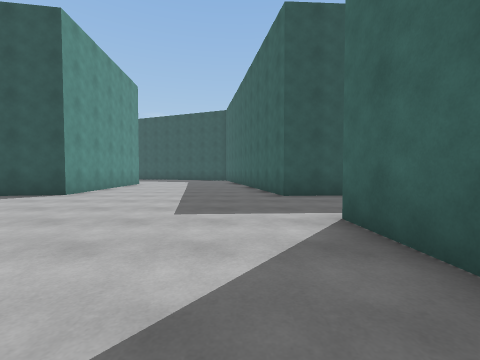
View 1 (above)

16 first-person views from a walk through a scene from a Unity 3-D project. The camera is 1.2 m above the floor, tilts 2° down and sees 90° across. The floor is counted in squares, 2 m on a side. Each view is taken from the middle of a square. On the plan, view 1 faces up. The plan holds only what a view shows up to about 9 squares ahead; the rest is blank. The place goes on beyond the plan. The player is left out. Surface patterns are stand-ins for the level's own textures.

View 2
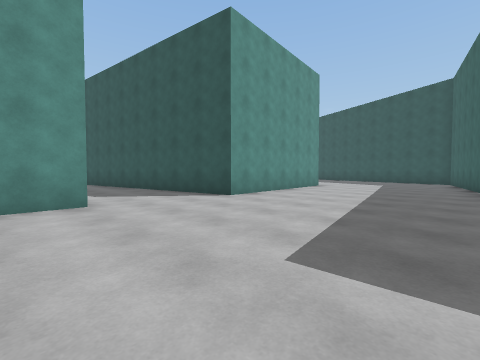

View 3
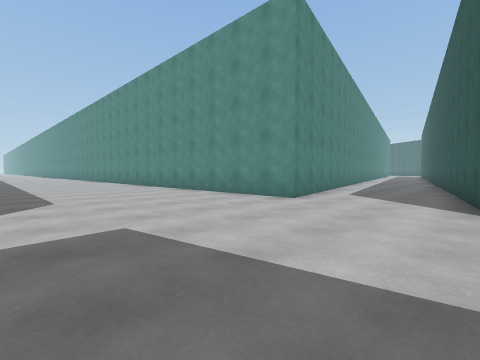

View 4
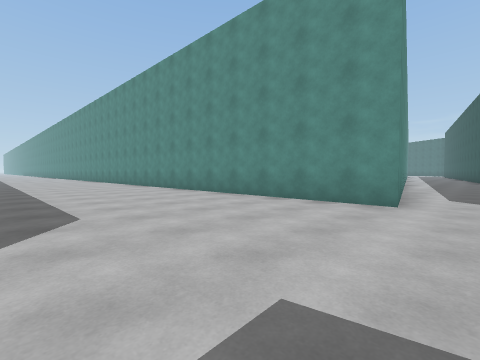

View 5
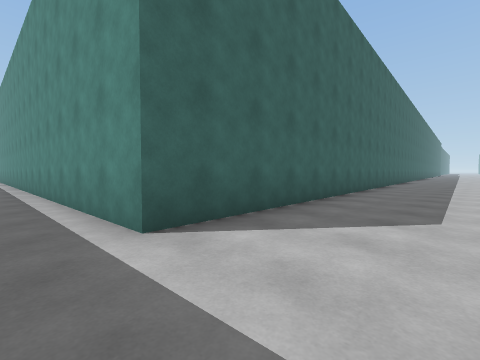

View 6
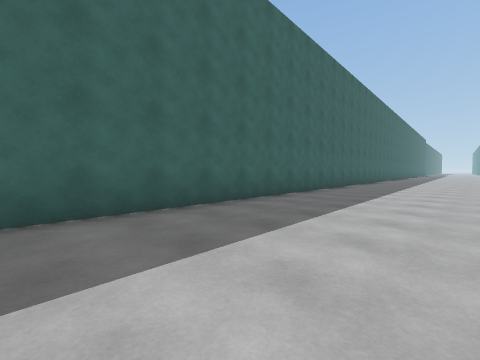

View 7
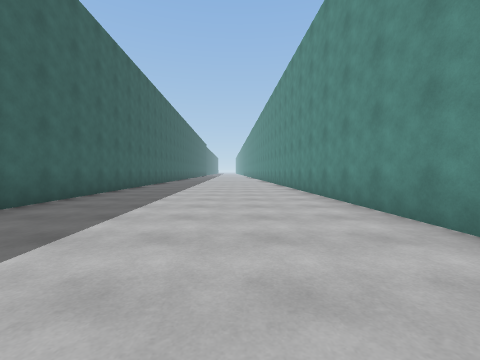

View 8
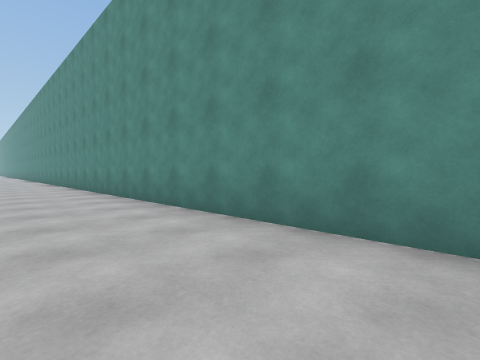

View 9
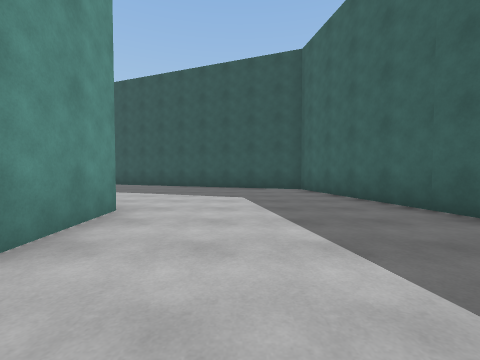

View 10
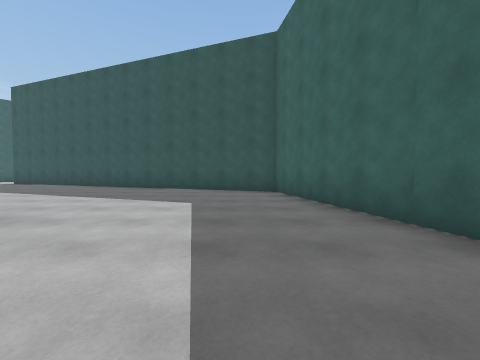

View 11
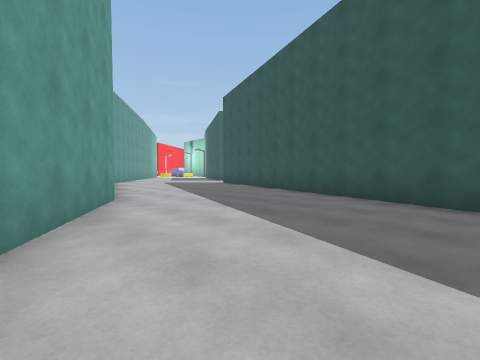

View 12
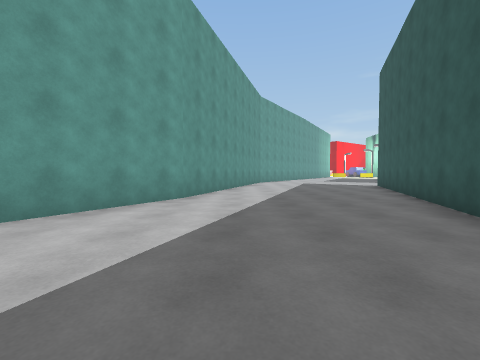

View 13
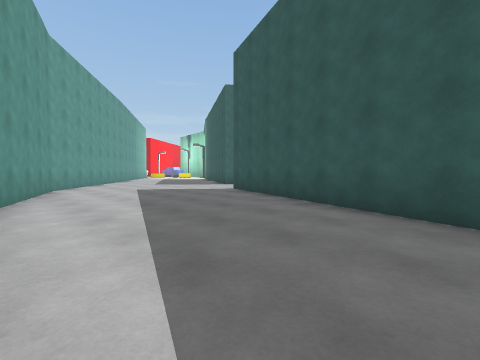

View 14
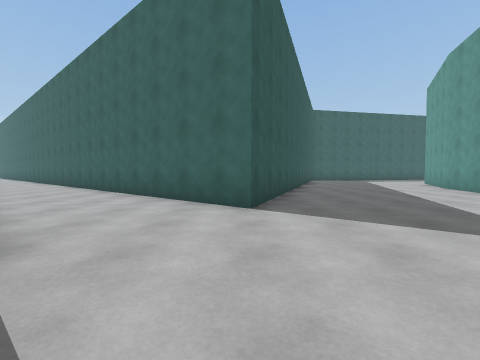

View 15
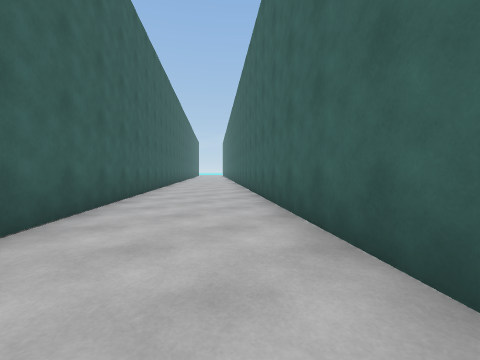

View 16
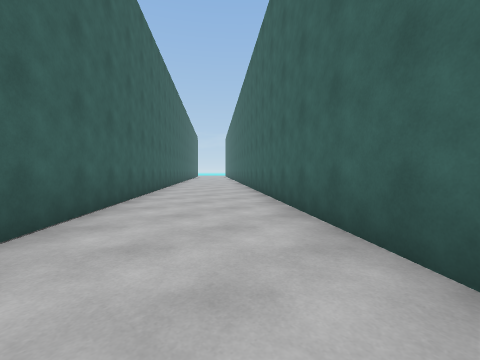

### Floor plan
Points are (right, up) in squares from view 1. A wall is a line through its corners. A room is listed if a view was taken in it or the views show most of it. See-through windows are left out.
Room 1 (views 1, 2, 3, 4, 5, 6, 7, 8, 9, 10, 11, 12, 13, 14, 15, 16)
walls: (-4.9, 11.7) (-4.5, 6.2) (-11.7, 4.9); (-8.5, 13.7) (-5.3, 11.9); (0.1, 11) (-0.9, 16.1) (-13.1, 20.8) (-2.3, 34.1); (-16.3, 16.2) (-8.4, 13.7); (2.6, 6) (1.1, 5.9) (0.5, 9.1); (-10.6, 2) (-4.7, 3) (-3.8, -14.6); (-17.7, 17.2) (-16.2, 16.1); (-4.6, 36.3) (-12, 27); (2, -14) (1.3, 3) (5.5, 3.3)

Positions as (right, up) in squares from view 1, and headings:
1: (0, 0), facing up
2: (0, 2), facing up-left
3: (0, 6), facing down-left
4: (0, 4), facing down-left
5: (-1, 4), facing down-right
6: (-2, -2), facing down-right
7: (-2, -5), facing down
8: (-2, -5), facing down-left
9: (-3, 8), facing up
10: (-2, 9), facing up
11: (-3, 12), facing up-left
12: (-3, 15), facing left
13: (-7, 15), facing up-left
14: (-17, 21), facing right
15: (-12, 24), facing up-right
16: (-9, 28), facing up-right
